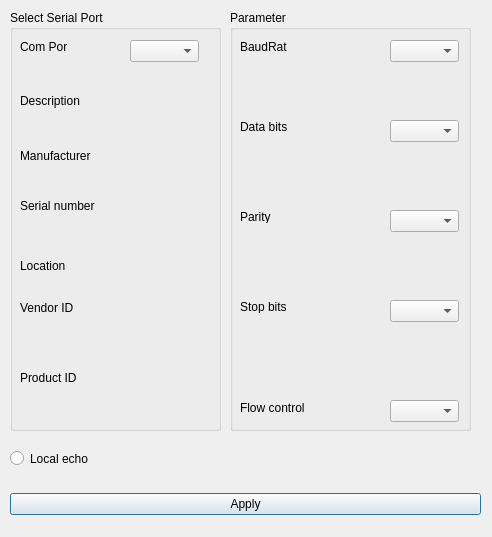
<?xml version="1.0" encoding="UTF-8"?>
<ui version="4.0">
 <class>settingsdialog</class>
 <widget class="QDialog" name="settingsdialog">
  <property name="geometry">
   <rect>
    <x>0</x>
    <y>0</y>
    <width>492</width>
    <height>537</height>
   </rect>
  </property>
  <property name="windowTitle">
   <string>Dialog</string>
  </property>
  <widget class="QWidget" name="horizontalLayoutWidget">
   <property name="geometry">
    <rect>
     <x>10</x>
     <y>479</y>
     <width>471</width>
     <height>51</height>
    </rect>
   </property>
   <layout class="QHBoxLayout" name="horizontalLayout">
    <item>
     <widget class="QPushButton" name="applyPushButton">
      <property name="text">
       <string>Apply</string>
      </property>
     </widget>
    </item>
   </layout>
  </widget>
  <widget class="QGroupBox" name="parameterGroupBox">
   <property name="geometry">
    <rect>
     <x>230</x>
     <y>10</y>
     <width>241</width>
     <height>421</height>
    </rect>
   </property>
   <property name="title">
    <string>Parameter</string>
   </property>
   <widget class="QComboBox" name="baudRateComboBox">
    <property name="geometry">
     <rect>
      <x>160</x>
      <y>30</y>
      <width>69</width>
      <height>22</height>
     </rect>
    </property>
   </widget>
   <widget class="QComboBox" name="dataBitsComboBox">
    <property name="geometry">
     <rect>
      <x>160</x>
      <y>110</y>
      <width>69</width>
      <height>22</height>
     </rect>
    </property>
   </widget>
   <widget class="QComboBox" name="parityComboBox">
    <property name="geometry">
     <rect>
      <x>160</x>
      <y>200</y>
      <width>69</width>
      <height>22</height>
     </rect>
    </property>
   </widget>
   <widget class="QComboBox" name="stopBitsComboBox">
    <property name="geometry">
     <rect>
      <x>160</x>
      <y>290</y>
      <width>69</width>
      <height>22</height>
     </rect>
    </property>
   </widget>
   <widget class="QComboBox" name="flowControlComboBox">
    <property name="geometry">
     <rect>
      <x>160</x>
      <y>390</y>
      <width>69</width>
      <height>22</height>
     </rect>
    </property>
   </widget>
   <widget class="QLabel" name="baudRateLabel">
    <property name="geometry">
     <rect>
      <x>10</x>
      <y>30</y>
      <width>47</width>
      <height>13</height>
     </rect>
    </property>
    <property name="text">
     <string>BaudRate</string>
    </property>
   </widget>
   <widget class="QLabel" name="dataBitsLabel">
    <property name="geometry">
     <rect>
      <x>10</x>
      <y>110</y>
      <width>47</width>
      <height>13</height>
     </rect>
    </property>
    <property name="text">
     <string>Data bits</string>
    </property>
   </widget>
   <widget class="QLabel" name="parityLabel">
    <property name="geometry">
     <rect>
      <x>10</x>
      <y>200</y>
      <width>47</width>
      <height>13</height>
     </rect>
    </property>
    <property name="text">
     <string>Parity</string>
    </property>
   </widget>
   <widget class="QLabel" name="stopBitsLabel">
    <property name="geometry">
     <rect>
      <x>10</x>
      <y>290</y>
      <width>47</width>
      <height>13</height>
     </rect>
    </property>
    <property name="text">
     <string>Stop bits</string>
    </property>
   </widget>
   <widget class="QLabel" name="flowControlLabel">
    <property name="geometry">
     <rect>
      <x>10</x>
      <y>390</y>
      <width>111</width>
      <height>16</height>
     </rect>
    </property>
    <property name="text">
     <string>Flow control</string>
    </property>
   </widget>
  </widget>
  <widget class="QGroupBox" name="selectSerialPortGroupBox">
   <property name="geometry">
    <rect>
     <x>10</x>
     <y>10</y>
     <width>211</width>
     <height>421</height>
    </rect>
   </property>
   <property name="title">
    <string>Select Serial Port</string>
   </property>
   <widget class="QLabel" name="comPortlabel">
    <property name="geometry">
     <rect>
      <x>10</x>
      <y>30</y>
      <width>47</width>
      <height>13</height>
     </rect>
    </property>
    <property name="text">
     <string>Com Port</string>
    </property>
   </widget>
   <widget class="QComboBox" name="comPortComboBox">
    <property name="geometry">
     <rect>
      <x>120</x>
      <y>30</y>
      <width>69</width>
      <height>22</height>
     </rect>
    </property>
   </widget>
   <widget class="QLabel" name="descriptionLabel">
    <property name="geometry">
     <rect>
      <x>10</x>
      <y>70</y>
      <width>191</width>
      <height>41</height>
     </rect>
    </property>
    <property name="text">
     <string>Description</string>
    </property>
   </widget>
   <widget class="QLabel" name="manufacturerLabel">
    <property name="geometry">
     <rect>
      <x>10</x>
      <y>120</y>
      <width>191</width>
      <height>51</height>
     </rect>
    </property>
    <property name="text">
     <string>Manufacturer</string>
    </property>
   </widget>
   <widget class="QLabel" name="serialNumberLabel">
    <property name="geometry">
     <rect>
      <x>10</x>
      <y>170</y>
      <width>191</width>
      <height>51</height>
     </rect>
    </property>
    <property name="text">
     <string>Serial number</string>
    </property>
   </widget>
   <widget class="QLabel" name="locationLabel">
    <property name="geometry">
     <rect>
      <x>10</x>
      <y>230</y>
      <width>191</width>
      <height>51</height>
     </rect>
    </property>
    <property name="text">
     <string>Location</string>
    </property>
   </widget>
   <widget class="QLabel" name="vendorIdLabel">
    <property name="geometry">
     <rect>
      <x>10</x>
      <y>290</y>
      <width>61</width>
      <height>16</height>
     </rect>
    </property>
    <property name="text">
     <string>Vendor ID</string>
    </property>
   </widget>
   <widget class="QLabel" name="productIdLabel">
    <property name="geometry">
     <rect>
      <x>10</x>
      <y>360</y>
      <width>61</width>
      <height>16</height>
     </rect>
    </property>
    <property name="text">
     <string>Product ID</string>
    </property>
   </widget>
  </widget>
  <widget class="QRadioButton" name="localEchoRadioButton">
   <property name="geometry">
    <rect>
     <x>10</x>
     <y>450</y>
     <width>82</width>
     <height>17</height>
    </rect>
   </property>
   <property name="text">
    <string>Local echo</string>
   </property>
  </widget>
 </widget>
 <resources/>
 <connections/>
</ui>
